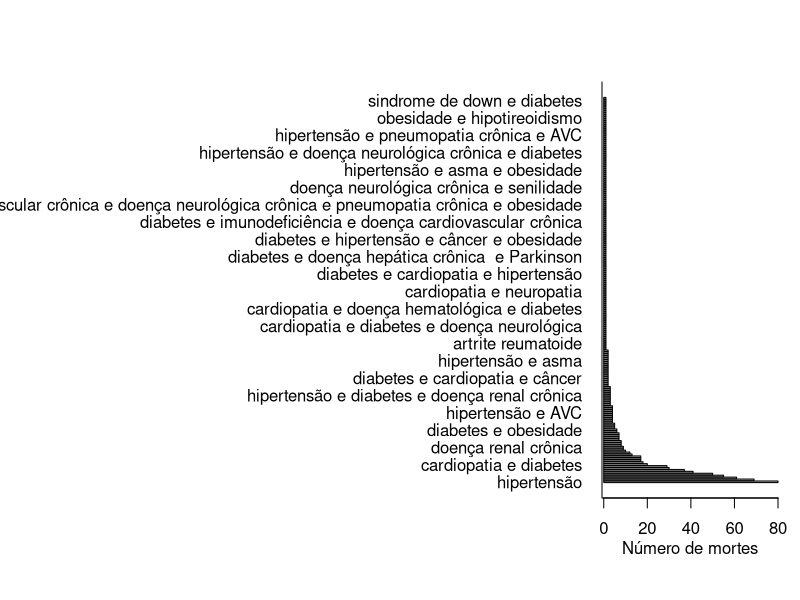

Write the R code that produced this figure.
# Instalando biblioteca readxl para importar para o R arquivos com extensão .xls ou .xlsx.
if (!("readxl") %in% installed.packages()) install.packages("readxl")

# Carregando a biblioteca
library(readxl)
covid_19_bauru_mortes <- read_excel("./dados/covid_19_bauru_mortes.xlsx")
comorbidades <- table(covid_19_bauru_mortes$comorbidade)

par(mar=c(5,30,4,1)+.1)
barplot(sort(comorbidades, decreasing=TRUE),
        horiz = TRUE,
        las = 1)
mtext(side = 1, text = "Número de mortes", line = 2)
box(bty = "L")

# Put plotting arrangement back to its original state
par(mfrow=c(1, 1))

